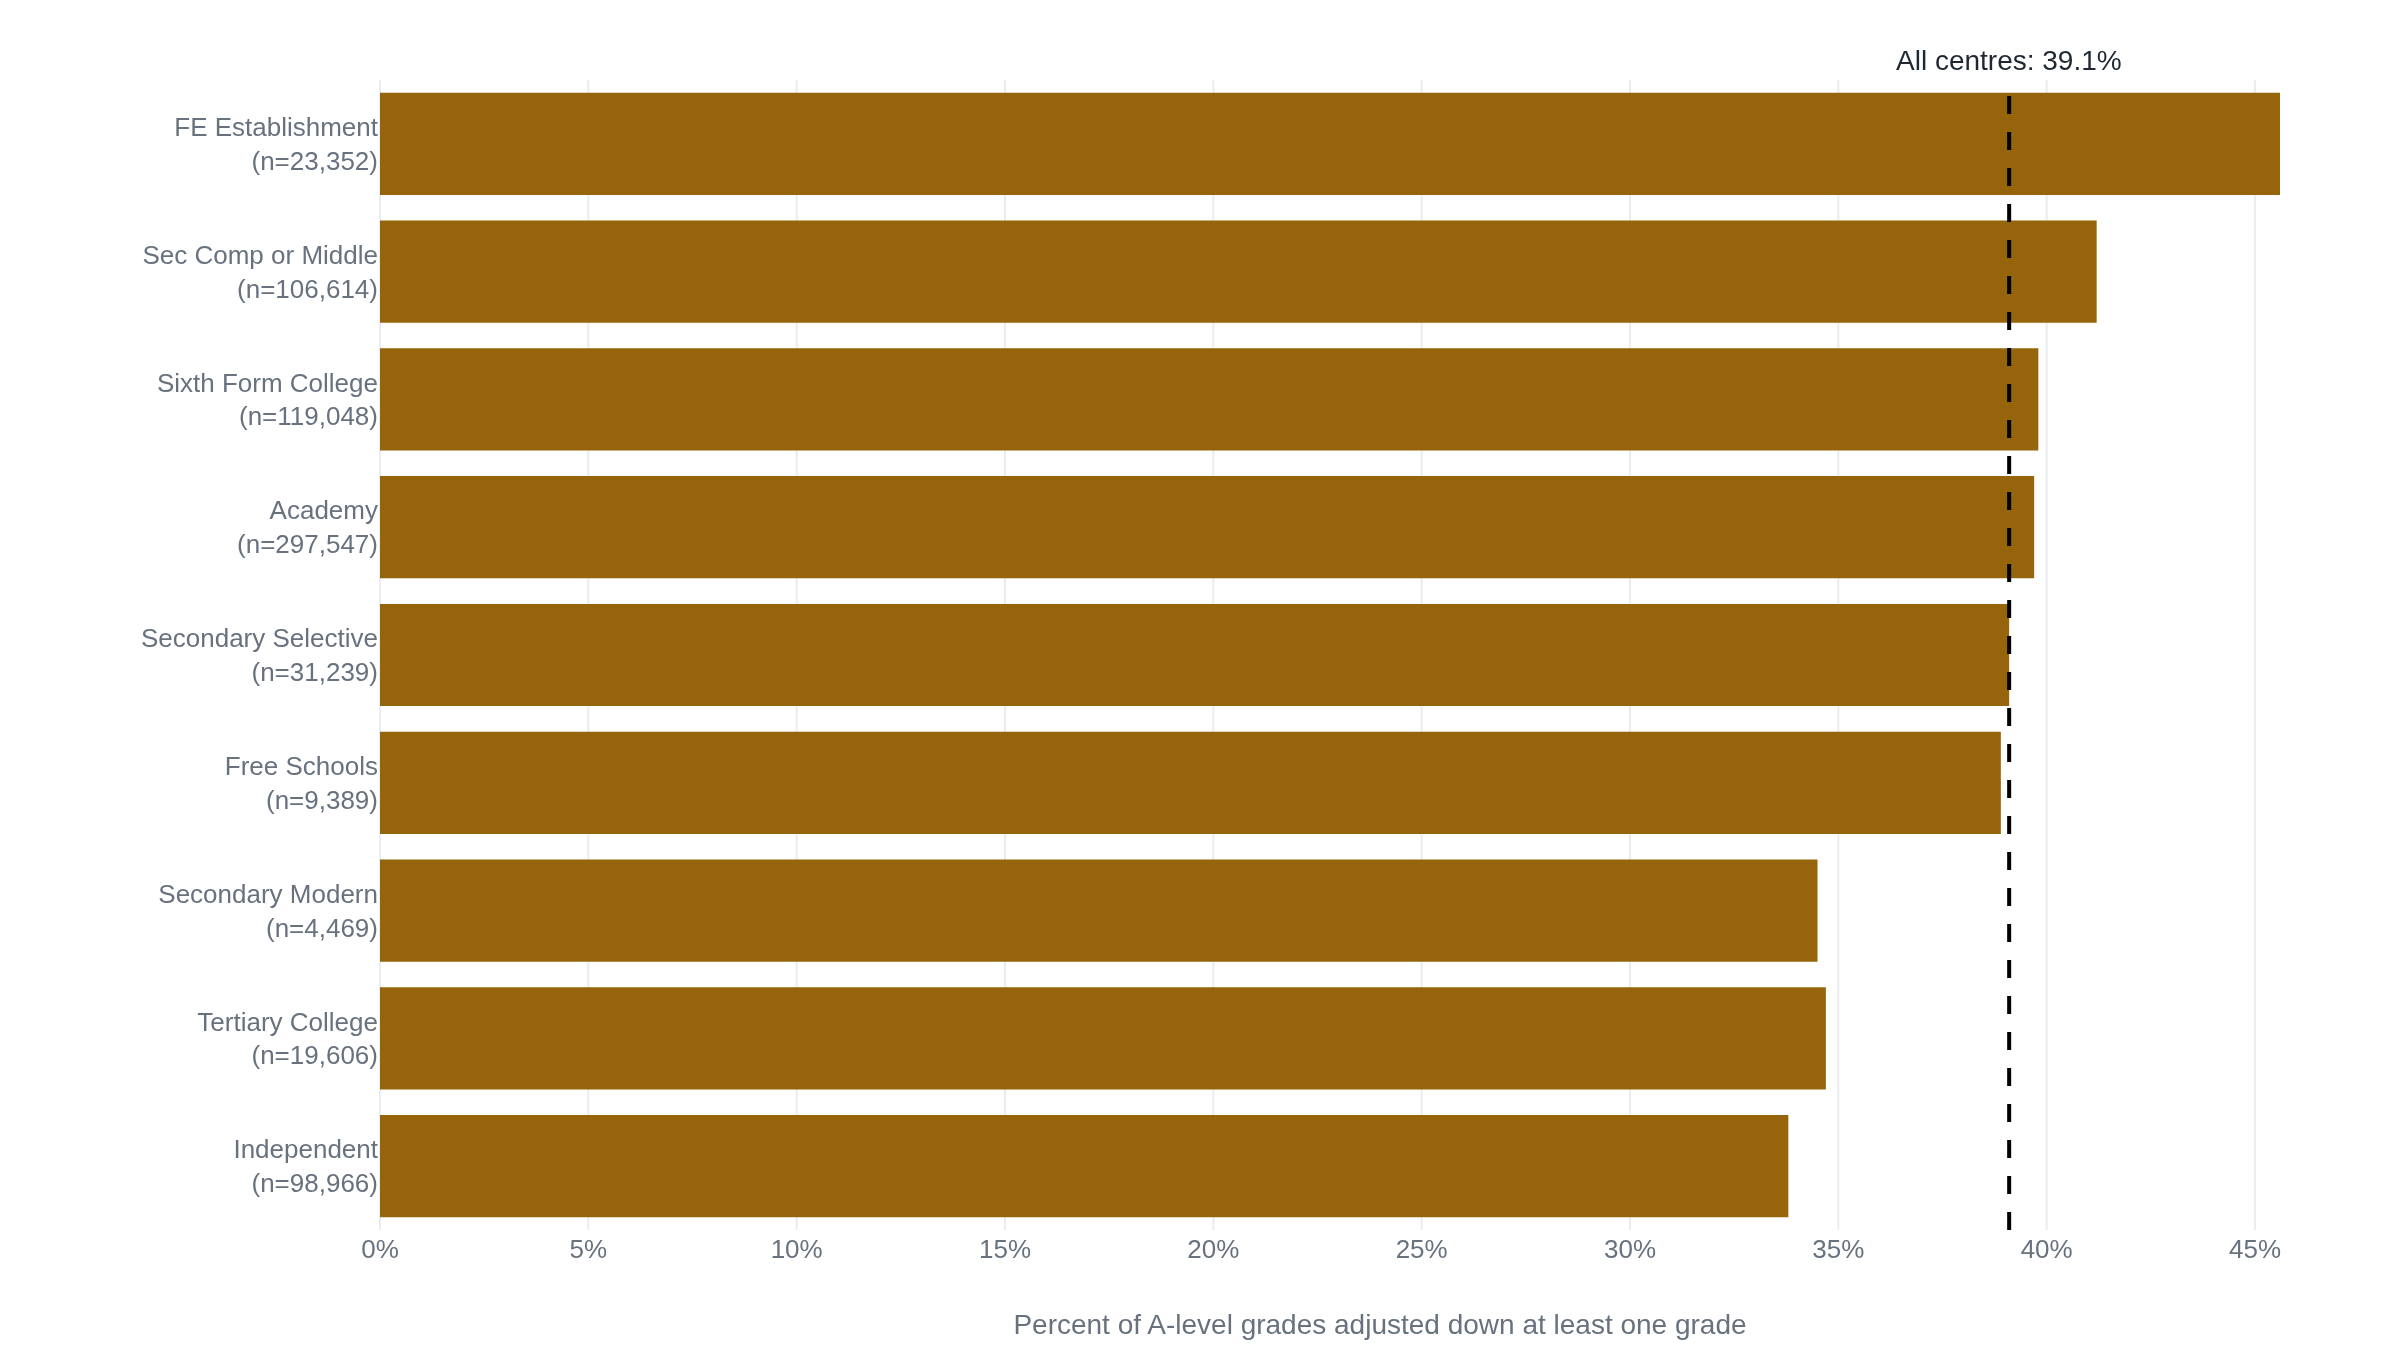

The Python source for this figure:
import plotly.graph_objects as go

# England, A-level entries, all ages, summer 2020. Percent of centre
# assessment grades (CAGs) adjusted DOWN by at least one grade once Ofqual's
# standardisation model ran, by centre type, before the 17 August 2020
# reversal. Candidate counts (n) are printed in each category label so a
# reader can see which rows rest on the fewest students.
# Source: research.md source 3, Ofqual, "Summer 2020 results analysis -
# GCSE, AS and A level" (17 Dec 2020), Table 6, p.10. The 39.1% national
# figure (source 2/3) is drawn as a reference line.
centre_types = [
    "Independent<br>(n=98,966)",
    "Tertiary College<br>(n=19,606)",
    "Secondary Modern<br>(n=4,469)",
    "Free Schools<br>(n=9,389)",
    "Secondary Selective<br>(n=31,239)",
    "Academy<br>(n=297,547)",
    "Sixth Form College<br>(n=119,048)",
    "Sec Comp or Middle<br>(n=106,614)",
    "FE Establishment<br>(n=23,352)",
]
pct_down = [33.8, 34.7, 34.5, 38.9, 39.1, 39.7, 39.8, 41.2, 45.6]

fig = go.Figure()
fig.add_trace(
    go.Bar(
        x=pct_down,
        y=centre_types,
        orientation="h",
        name="% of A-level CAGs adjusted down",
    )
)
fig.add_vline(
    x=39.1,
    line_dash="dash",
    annotation_text="All centres: 39.1%",
    annotation_position="top",
)
fig.update_layout(
    xaxis_title="Percent of A-level grades adjusted down at least one grade",
    showlegend=False,
    margin=dict(l=190, r=10, t=40, b=60),
)
fig.update_xaxes(ticksuffix="%")
